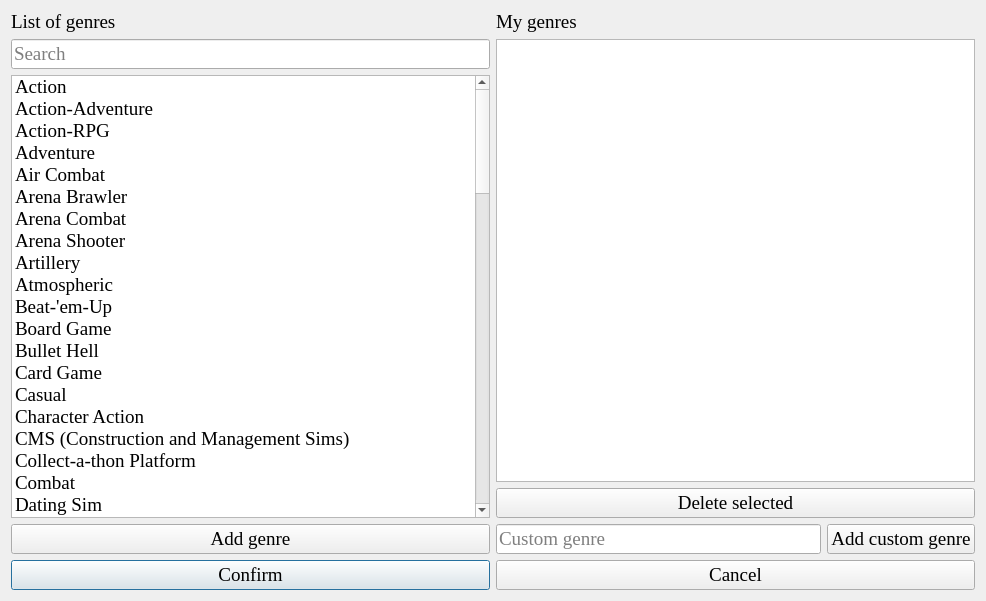
<?xml version="1.0" encoding="UTF-8"?>
<ui version="4.0">
 <class>Genres</class>
 <widget class="QDialog" name="Genres">
  <property name="geometry">
   <rect>
    <x>0</x>
    <y>0</y>
    <width>986</width>
    <height>601</height>
   </rect>
  </property>
  <property name="font">
   <font>
    <family>Georgia</family>
    <pointsize>14</pointsize>
   </font>
  </property>
  <property name="windowTitle">
   <string>Genres</string>
  </property>
  <property name="windowIcon">
   <iconset resource="../resources/resources.qrc">
    <normaloff>:/icons/sources/gameIdeas.jpg</normaloff>:/icons/sources/gameIdeas.jpg</iconset>
  </property>
  <property name="locale">
   <locale language="English" country="UnitedKingdom"/>
  </property>
  <layout class="QGridLayout" name="gridLayout">
   <item row="0" column="0">
    <layout class="QVBoxLayout" name="verticalLayout">
     <item>
      <widget class="QLabel" name="label">
       <property name="text">
        <string>List of genres</string>
       </property>
      </widget>
     </item>
     <item>
      <widget class="QLineEdit" name="searchLineEdit">
       <property name="placeholderText">
        <string>Search</string>
       </property>
      </widget>
     </item>
     <item>
      <widget class="QListWidget" name="genresListWidget">
       <property name="resizeMode">
        <enum>QListView::Adjust</enum>
       </property>
       <item>
        <property name="text">
         <string>Action</string>
        </property>
       </item>
       <item>
        <property name="text">
         <string>Action-Adventure</string>
        </property>
       </item>
       <item>
        <property name="text">
         <string>Action-RPG</string>
        </property>
       </item>
       <item>
        <property name="text">
         <string>Adventure</string>
        </property>
       </item>
       <item>
        <property name="text">
         <string>Air Combat</string>
        </property>
       </item>
       <item>
        <property name="text">
         <string>Arena Brawler</string>
        </property>
       </item>
       <item>
        <property name="text">
         <string>Arena Combat</string>
        </property>
       </item>
       <item>
        <property name="text">
         <string>Arena Shooter</string>
        </property>
       </item>
       <item>
        <property name="text">
         <string>Artillery</string>
        </property>
       </item>
       <item>
        <property name="text">
         <string>Atmospheric</string>
        </property>
       </item>
       <item>
        <property name="text">
         <string>Beat-'em-Up</string>
        </property>
       </item>
       <item>
        <property name="text">
         <string>Board Game</string>
        </property>
       </item>
       <item>
        <property name="text">
         <string>Bullet Hell</string>
        </property>
       </item>
       <item>
        <property name="text">
         <string>Card Game</string>
        </property>
       </item>
       <item>
        <property name="text">
         <string>Casual</string>
        </property>
       </item>
       <item>
        <property name="text">
         <string>Character Action</string>
        </property>
       </item>
       <item>
        <property name="text">
         <string>CMS (Construction and Management Sims)</string>
        </property>
       </item>
       <item>
        <property name="text">
         <string>Collect-a-thon Platform</string>
        </property>
       </item>
       <item>
        <property name="text">
         <string>Combat</string>
        </property>
       </item>
       <item>
        <property name="text">
         <string>Dating Sim</string>
        </property>
       </item>
       <item>
        <property name="text">
         <string>Dungeon Crawler</string>
        </property>
       </item>
       <item>
        <property name="text">
         <string>Edutainment</string>
        </property>
       </item>
       <item>
        <property name="text">
         <string>Endless Runner</string>
        </property>
       </item>
       <item>
        <property name="text">
         <string>Escape the Room</string>
        </property>
       </item>
       <item>
        <property name="text">
         <string>FPS (First-Person Shooter)</string>
        </property>
       </item>
       <item>
        <property name="text">
         <string>Grand Strategy</string>
        </property>
       </item>
       <item>
        <property name="text">
         <string>Hack-n-Slash</string>
        </property>
       </item>
       <item>
        <property name="text">
         <string>Incremental</string>
        </property>
       </item>
       <item>
        <property name="text">
         <string>Interactive Fiction</string>
        </property>
       </item>
       <item>
        <property name="text">
         <string>Interactive Movie</string>
        </property>
       </item>
       <item>
        <property name="text">
         <string>JRPG</string>
        </property>
       </item>
       <item>
        <property name="text">
         <string>Kart Racing</string>
        </property>
       </item>
       <item>
        <property name="text">
         <string>Kusoge</string>
        </property>
       </item>
       <item>
        <property name="text">
         <string>Life Sim</string>
        </property>
       </item>
       <item>
        <property name="text">
         <string>Light Gun</string>
        </property>
       </item>
       <item>
        <property name="text">
         <string>Matching Puzzle</string>
        </property>
       </item>
       <item>
        <property name="text">
         <string>Maze</string>
        </property>
       </item>
       <item>
        <property name="text">
         <string>Mech Combat</string>
        </property>
       </item>
       <item>
        <property name="text">
         <string>Metroidvania</string>
        </property>
       </item>
       <item>
        <property name="text">
         <string>Military Sim</string>
        </property>
       </item>
       <item>
        <property name="text">
         <string>Mini-games</string>
        </property>
       </item>
       <item>
        <property name="text">
         <string>MMO</string>
        </property>
       </item>
       <item>
        <property name="text">
         <string>MOBA</string>
        </property>
       </item>
       <item>
        <property name="text">
         <string>Monster Collecting</string>
        </property>
       </item>
       <item>
        <property name="text">
         <string>Musou</string>
        </property>
       </item>
       <item>
        <property name="text">
         <string>Open World</string>
        </property>
       </item>
       <item>
        <property name="text">
         <string>Paddle</string>
        </property>
       </item>
       <item>
        <property name="text">
         <string>Party</string>
        </property>
       </item>
       <item>
        <property name="text">
         <string>Physics Puzzle</string>
        </property>
       </item>
       <item>
        <property name="text">
         <string>Platform</string>
        </property>
       </item>
       <item>
        <property name="text">
         <string>Puzzle</string>
        </property>
       </item>
       <item>
        <property name="text">
         <string>Programming</string>
        </property>
       </item>
       <item>
        <property name="text">
         <string>Pro Wrestling</string>
        </property>
       </item>
       <item>
        <property name="text">
         <string>Racing</string>
        </property>
       </item>
       <item>
        <property name="text">
         <string>Rail Shooter</string>
        </property>
       </item>
       <item>
        <property name="text">
         <string>Raising Sim</string>
        </property>
       </item>
       <item>
        <property name="text">
         <string>Rhythm</string>
        </property>
       </item>
       <item>
        <property name="text">
         <string>Roguelike</string>
        </property>
       </item>
       <item>
        <property name="text">
         <string>RPG</string>
        </property>
       </item>
       <item>
        <property name="text">
         <string>RTS (Real-Time Strategy)</string>
        </property>
       </item>
       <item>
        <property name="text">
         <string>Run-n-Gun</string>
        </property>
       </item>
       <item>
        <property name="text">
         <string>Shoot 'em Up</string>
        </property>
       </item>
       <item>
        <property name="text">
         <string>Shooting</string>
        </property>
       </item>
       <item>
        <property name="text">
         <string>Sim</string>
        </property>
       </item>
       <item>
        <property name="text">
         <string>Sports</string>
        </property>
       </item>
       <item>
        <property name="text">
         <string>SRPG</string>
        </property>
       </item>
       <item>
        <property name="text">
         <string>Stealth</string>
        </property>
       </item>
       <item>
        <property name="text">
         <string>Strategy</string>
        </property>
       </item>
       <item>
        <property name="text">
         <string>Survival</string>
        </property>
       </item>
       <item>
        <property name="text">
         <string>Survival Horror</string>
        </property>
       </item>
       <item>
        <property name="text">
         <string>TBS (Turn-Based Strategy)</string>
        </property>
       </item>
       <item>
        <property name="text">
         <string>TCG (Trading Card Games)</string>
        </property>
       </item>
       <item>
        <property name="text">
         <string>Time Management</string>
        </property>
       </item>
       <item>
        <property name="text">
         <string>Tower Defense</string>
        </property>
       </item>
       <item>
        <property name="text">
         <string>TPS (Third-Person Shooter)</string>
        </property>
       </item>
       <item>
        <property name="text">
         <string>Vehicular Combat</string>
        </property>
       </item>
       <item>
        <property name="text">
         <string>Vehicular Sim</string>
        </property>
       </item>
       <item>
        <property name="text">
         <string>Visual Novel</string>
        </property>
       </item>
       <item>
        <property name="text">
         <string>Walking Simulator</string>
        </property>
       </item>
       <item>
        <property name="text">
         <string>WRPG</string>
        </property>
       </item>
      </widget>
     </item>
     <item>
      <widget class="QPushButton" name="addSelectedGenrePushButton">
       <property name="text">
        <string>Add genre</string>
       </property>
       <property name="autoDefault">
        <bool>false</bool>
       </property>
      </widget>
     </item>
     <item>
      <widget class="QPushButton" name="confirmPushButton">
       <property name="text">
        <string>Confirm</string>
       </property>
       <property name="default">
        <bool>true</bool>
       </property>
      </widget>
     </item>
    </layout>
   </item>
   <item row="0" column="1">
    <layout class="QVBoxLayout" name="verticalLayout_2">
     <item>
      <widget class="QLabel" name="label_2">
       <property name="text">
        <string>My genres</string>
       </property>
      </widget>
     </item>
     <item>
      <widget class="QListWidget" name="myGenresListWidget">
       <property name="locale">
        <locale language="English" country="UnitedKingdom"/>
       </property>
       <property name="selectionMode">
        <enum>QAbstractItemView::MultiSelection</enum>
       </property>
      </widget>
     </item>
     <item>
      <layout class="QHBoxLayout" name="horizontalLayout">
       <item>
        <widget class="QPushButton" name="deleteSelectedPushButton">
         <property name="text">
          <string>Delete selected</string>
         </property>
         <property name="autoDefault">
          <bool>false</bool>
         </property>
        </widget>
       </item>
      </layout>
     </item>
     <item>
      <layout class="QHBoxLayout" name="horizontalLayout_3">
       <item>
        <widget class="QLineEdit" name="customGenreLineEdit">
         <property name="placeholderText">
          <string>Custom genre</string>
         </property>
        </widget>
       </item>
       <item>
        <widget class="QPushButton" name="addCustomGenrePushButton">
         <property name="text">
          <string>Add custom genre</string>
         </property>
         <property name="autoDefault">
          <bool>false</bool>
         </property>
        </widget>
       </item>
      </layout>
     </item>
     <item>
      <widget class="QPushButton" name="cancelPushButton">
       <property name="text">
        <string>Cancel</string>
       </property>
       <property name="autoDefault">
        <bool>false</bool>
       </property>
      </widget>
     </item>
    </layout>
   </item>
  </layout>
 </widget>
 <resources>
  <include location="../resources/resources.qrc"/>
 </resources>
 <connections/>
</ui>
